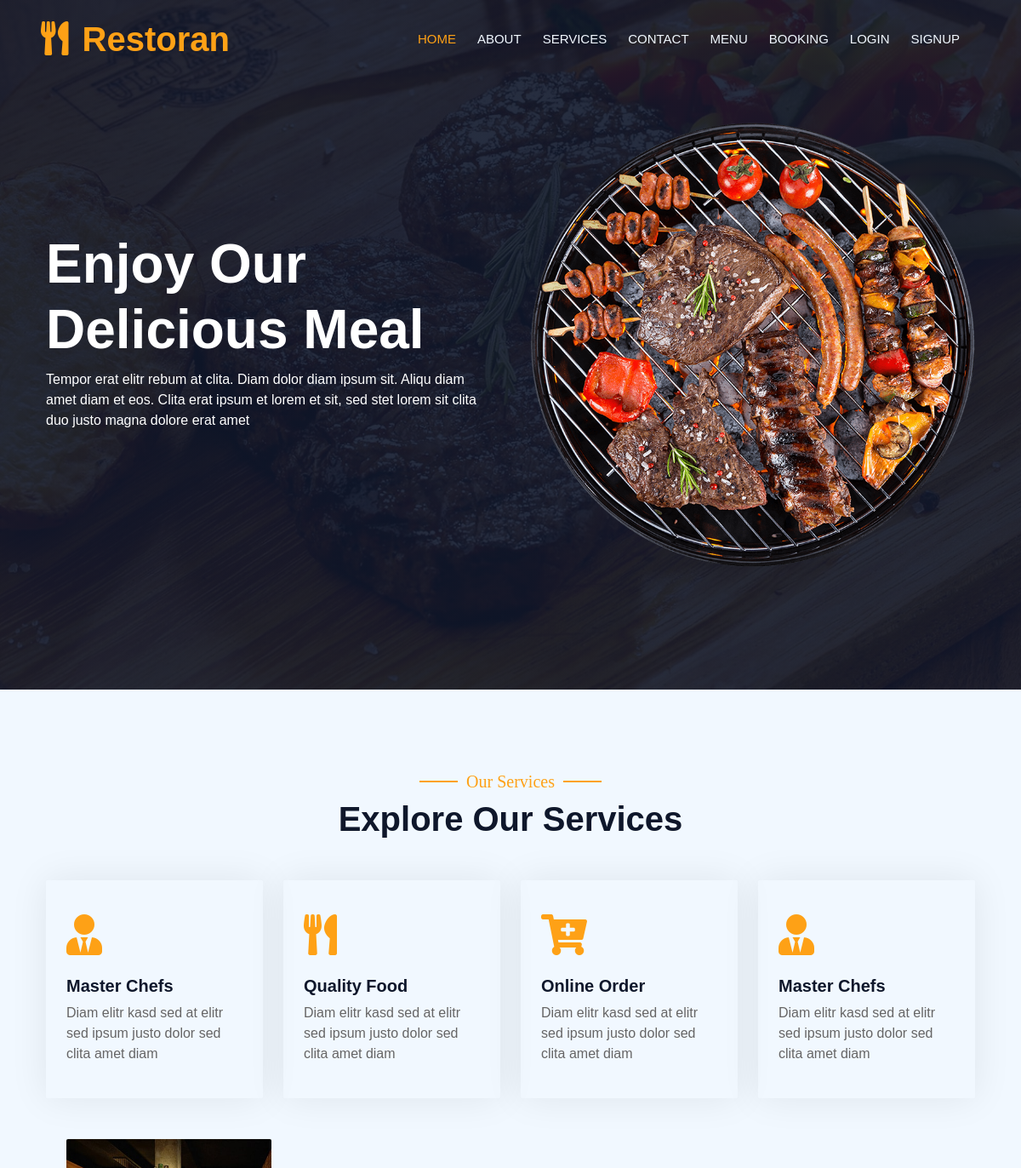
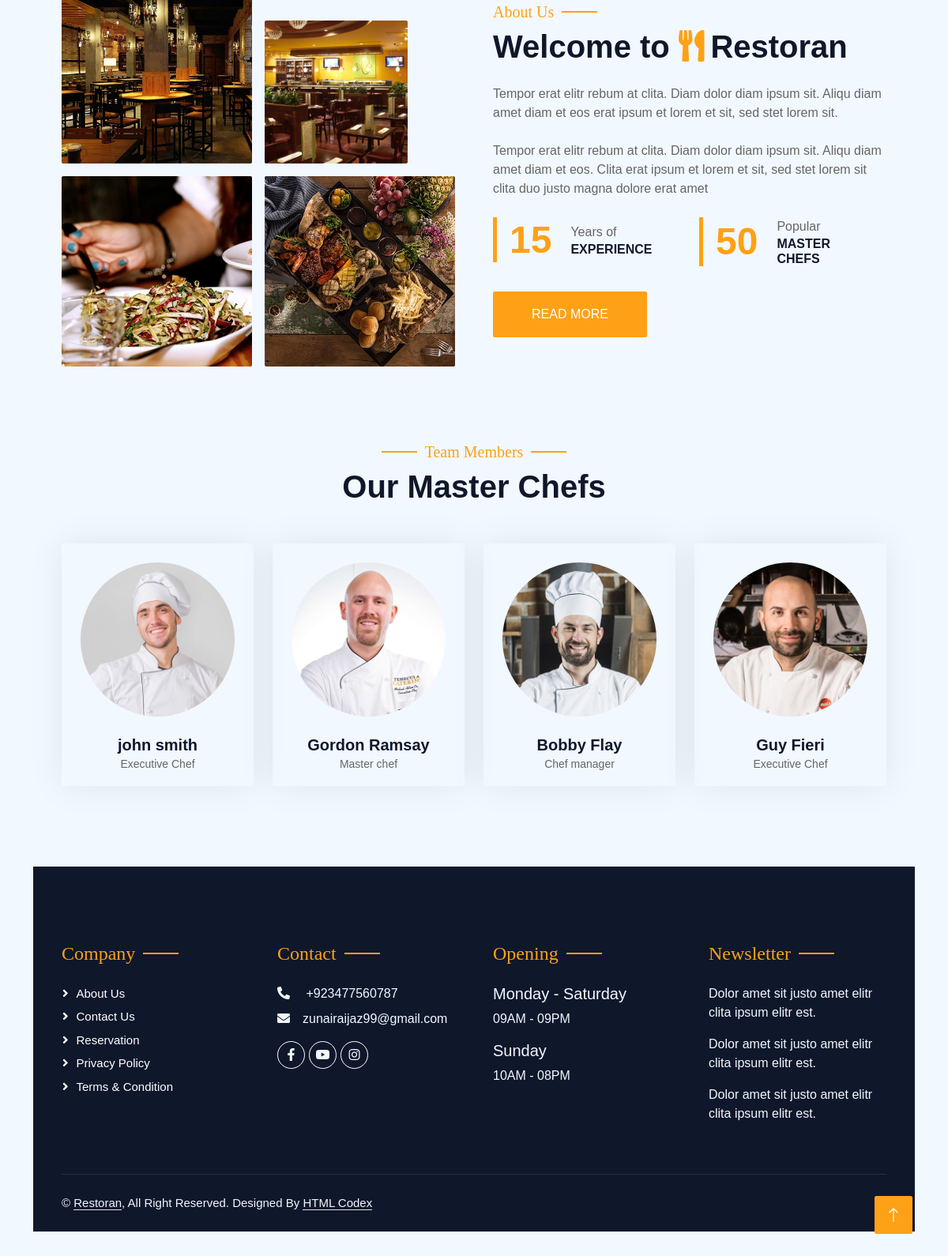
The page / on the database its author committed (2 pictures, top to bottom).
### home/models.py (models this page shows, shortened)
class Chef(models.Model):
    full_name = models.CharField(max_length=100)
    designation = models.CharField(max_length=100)
    image = models.ImageField(upload_to='chefs/')
    facebook_url = models.URLField(blank=True, null=True)
    twitter_url = models.URLField(blank=True, null=True)
    instagram_url = models.URLField(blank=True, null=True)

### home/views.py (the view)
# urls.py: path('', views.index, name='index'),  # Homepage view
def index(request):
    chefs = Chef.objects.all()
    return render(request, 'index.html', {'chefs': chefs})

### templates/index.html (shortened to what this page needs)
{% extends "base.html" %}
{% load static %}
{% block body %}
<main>
 <div class="container-xxl py-5 bg-dark hero-header mb-5">
                <div class="container my-5 py-5">
                    <div class="row align-items-center g-5">
                        <div class="col-lg-6 text-center text-lg-start">
                            <h1 class="display-3 text-white animated slideInLeft">Enjoy Our<br>Delicious Meal</h1>
                            <p class="text-white animated slideInLeft mb-4 pb-2">Tempor erat elitr rebum at clita. Diam dolor diam ipsum sit. Aliqu diam amet diam et eos. Clita erat ipsum et lorem et sit, sed stet lorem sit clita duo justo magna dolore erat amet</p>
                        </div>
                        <div class="col-lg-6 text-center text-lg-end overflow-hidden">
                            <img class="img-fluid" src="static/hero.png" alt="">
                        </div>
                    </div>
                </div>
            </div>
        </div>
        <div class="container-xxl py-5">
            <div class="container">
                <div class="text-center wow fadeInUp" data-wow-delay="0.1s">
                    <h5 class="section-title ff-secondary text-center text-primary fw-normal">Our Services</h5>
                    <h1 class="mb-5">Explore Our Services</h1>
                </div>
                <div class="row g-4">
                    <div class="col-lg-3 col-sm-6 wow fadeInUp" data-wow-delay="0.1s">
                        <div class="service-item rounded pt-3">
                            <div class="p-4">
                                <i class="fa fa-3x fa-user-tie text-primary mb-4"></i>
                                <h5>Master Chefs</h5>
                                <p>Diam elitr kasd sed at elitr sed ipsum justo dolor sed clita amet diam</p>
                            </div>
                        </div>
                    </div>
                    <div class="col-lg-3 col-sm-6 wow fadeInUp" data-wow-delay="0.3s">
                        <div class="service-item rounded pt-3">
                            <div class="p-4">
                                <i class="fa fa-3x fa-utensils text-primary mb-4"></i>
                                <h5>Quality Food</h5>
                                <p>Diam elitr kasd sed at elitr sed ipsum justo dolor sed clita amet diam</p>
                            </div>
                        </div>
                    </div>
                    <div class="col-lg-3 col-sm-6 wow fadeInUp" data-wow-delay="0.5s">
                        <div class="service-item rounded pt-3">
                            <div class="p-4">
                                <i class="fa fa-3x fa-cart-plus text-primary mb-4"></i>
                                <h5>Online Order</h5>
                                <p>Diam elitr kasd sed at elitr sed ipsum justo dolor sed clita amet diam</p>
                            </div>
                        </div>
                    </div>
                    <div class="col-lg-3 col-sm-6 wow fadeInUp" data-wow-delay="0.1s">
                        <div class="service-item rounded pt-3">
                            <div class="p-4">
                                <i class="fa fa-3x fa-user-tie text-primary mb-4"></i>
                                <h5>Master Chefs</h5>
                                <p>Diam elitr kasd sed at elitr sed ipsum justo dolor sed clita amet diam</p>
                            </div>
                        </div>
                    </div>
        <div class="container-xxl py-5">
            <div class="container">
                <div class="row g-5 align-items-center">
                    <div class="col-lg-6">
                        <div class="row g-3">
                            <div class="col-6 text-start">
                                <img class="img-fluid rounded w-100 wow zoomIn" data-wow-delay="0.1s" src="static/about-1.jpg" alt="">
                            </div>
                            <div class="col-6 text-start">
                                <img class="img-fluid rounded w-75 wow zoomIn" data-wow-delay="0.3s" src="static/about-2.jpg" alt="" style="margin-top: 25%;">
                            </div>
                           <div class="col-6 text-end">
                                <img class="img-fluid rounded w-100 wow zoomIn" data-wow-delay="0.7s"src="static/about-3.jpg" alt="">
                            </div>
                            <div class="col-6 text-end">
                                <img class="img-fluid rounded w-100 wow zoomIn" data-wow-delay="0.7s"src="static/about-4.jpg" alt="">
                            </div>
                        </div>
                    </div>
                    <div class="col-lg-6">
                        <h5 class="section-title ff-secondary text-start text-primary fw-normal">About Us</h5>
                        <h1 class="mb-4">Welcome to <i class="fa fa-utensils text-primary me-2"></i>Restoran</h1>
                        <p class="mb-4">Tempor erat elitr rebum at clita. Diam dolor diam ipsum sit. Aliqu diam amet diam et eos erat ipsum et lorem et sit, sed stet lorem sit.</p>
                        <p class="mb-4">Tempor erat elitr rebum at clita. Diam dolor diam ipsum sit. Aliqu diam amet diam et eos. Clita erat ipsum et lorem et sit, sed stet lorem sit clita duo justo magna dolore erat amet</p>
                        <div class="row g-4 mb-4">
                            <div class="col-sm-6">
                                <div class="d-flex align-items-center border-start border-5 border-primary px-3">
                                    <h1 class="flex-shrink-0 display-5 text-primary mb-0" data-toggle="counter-up">15</h1>
                                    <div class="ps-4">
                                        <p class="mb-0">Years of</p>
                                        <h6 class="text-uppercase mb-0">Experience</h6>
                                    </div>
                                </div>
                            </div>
                            <div class="col-sm-6">
                                <div class="d-flex align-items-center border-start border-5 border-primary px-3">
                                    <h1 class="flex-shrink-0 display-5 text-primary mb-0" data-toggle="counter-up">50</h1>
                                    <div class="ps-4">
                                        <p class="mb-0">Popular</p>
                                        <h6 class="text-uppercase mb-0">Master Chefs</h6>
                                    </div>
                                </div>
                            </div>
                        </div>
                        <a class="btn btn-primary py-3 px-5 mt-2" href="">Read More</a>
                    </div>
                </div>
            </div>
        </div>
<div class="container-xxl pt-5 pb-3">
    <div class="container">
        <div class="text-center wow fadeInUp" data-wow-delay="0.1s">
            <h5 class="section-title ff-secondary text-center text-primary fw-normal">Team Members</h5>
            <h1 class="mb-5">Our Master Chefs</h1>
        </div>
        <div class="row g-4">
            {% for chef in chefs %}
            <div class="col-lg-3 col-md-6 wow fadeInUp" data-wow-delay="{{ forloop.counter0|floatformat:1 }}s">
                <div class="team-item text-center rounded overflow-hidden">
                    <div class="rounded-circle overflow-hidden m-4">
                        <img class="img-fluid" src="{{ chef.image.url }}" alt="{{ chef.full_name }}">
                    </div>
                    <h5 class="mb-0">{{ chef.full_name }}</h5>
                    <small>{{ chef.designation }}</small>
                </div>
            </div>
            {% empty %}
            <p>No chefs available.</p>
            {% endfor %}
        </div>
    </div>
</div>
{% endblock %}

### templates/base.html (shortened to what this page needs)
{% load static %}
<!doctype html>
<html lang="eng">
  <head>
 <link href="https://cdn.jsdelivr.net/npm/bootstrap@5.3.0/dist/css/bootstrap.min.css" rel="stylesheet">
<link href="https://cdnjs.cloudflare.com/ajax/libs/font-awesome/5.10.0/css/all.min.css" rel="stylesheet">
<link href="https://cdn.jsdelivr.net/npm/bootstrap-icons@1.4.1/font/bootstrap-icons.css" rel="stylesheet">
<link rel="stylesheet" href="{% static 'css/bootstrap.min.css' %}" >
 <link rel="stylesheet" href="{% static 'css/style.css' %}">
{% load static %}
  </head>
  <body>
        <div class="container-xxl position-relative p-0">
            <nav class="navbar navbar-expand-lg navbar-dark bg-dark px-4 px-lg-5 py-3 py-lg-0">
                <a href="" class="navbar-brand p-0">
                    <h1 class="text-primary m-0"><i class="fa fa-utensils me-3"></i>Restoran</h1>
                </a>
                <div class="collapse navbar-collapse" id="navbarCollapse">
                    <div class="navbar-nav ms-auto py-0 pe-4">
                      <li class="nav-item">
               <a class="nav-link active" aria-current="page"  href="/">Home</a>
            </li>
                       <li class="nav-item">
              <a class="nav-link" href="/about">About</a>
            </li>
                   <li class="nav-item">
              <a class="nav-link" href="/services">Services</a>
            </li>
             <li class="nav-item">
              <a class="nav-link" href="/contact">Contact</a>
            </li>
                        <li class="nav-item">
              <a class="nav-link" href="/menu">Menu</a>
            </li>
                        <li class="nav-item">
              <a class="nav-link" href="/booking">Booking</a>
            </li>
        {% if user.is_authenticated %}
    <li class="nav-item">
        <a class="nav-link" href="/logout">Logout</a>
    </li>
    <li style="display: flex; align-items: center; margin-left: 20px; margin-top: 5px;">
        <div style="display: flex; flex-direction: column; align-items: center; margin-right: 15px;">
            {% if request.user.user_profile and request.user.user_profile.profile_picture %}
                <img src="{{ request.user.user_profile.profile_picture.url }}" alt="Profile Picture"
                     style="height: 30px; width: 30px; border-radius: 50%; object-fit: cover;">
            {% else %}
                <img src="/media/default.jpg" alt="Default Profile Picture"
                     style="height: 30px; width: 30px; border-radius: 50%; object-fit: cover;">
            {% endif %}
            <span style="color: white; font-size: 10px; margin-top: 3px;">Heyy, {{ user.username }}!</span>
        </div>
        <form method="post" enctype="multipart/form-data" action="{% url 'update_profile_picture' %}" style="display: flex; flex-direction: column;">
            {% csrf_token %}
            <input type="file" name="profile_picture" id="profile_picture"
                   style="font-size: 8px; padding: 2px 8px; width: 100px; margin-bottom: 3px;">
            <button type="submit" class="btn btn-primary"
                    style="font-size: 6px; padding: 1px; width: 50px; height: 13px; margin-left: 20px;">
                Upload
            </button>
        </form>
    </li>
{% else %}
    <li class="nav-item">
        <a class="nav-link" href="/login">Login</a>
    </li>
    <li class="nav-item">
        <a class="nav-link" href="/register">Signup</a>
    </li>
{% endif %}
</nav>
      {% block body %}{% endblock body %}
        <div class="container-fluid bg-dark text-light footer pt-5 mt-5 wow fadeIn" data-wow-delay="0.1s">
            <div class="container py-5">
                <div class="row g-5">
                    <div class="col-lg-3 col-md-6">
                        <h4 class="section-title ff-secondary text-start text-primary fw-normal mb-4">Company</h4>
                        <a class="btn btn-link" href="">About Us</a>
                        <a class="btn btn-link" href="">Contact Us</a>
                        <a class="btn btn-link" href="">Reservation</a>
                        <a class="btn btn-link" href="">Privacy Policy</a>
                        <a class="btn btn-link" href="">Terms & Condition</a>
                    </div>
                    <div class="col-lg-3 col-md-6">
                        <h4 class="section-title ff-secondary text-start text-primary fw-normal mb-4">Contact</h4>
                     <p class="mb-2">
  <i class="fa fa-phone-alt me-3"></i>
  <a href="https://wa.me/923477560787" target="_blank" style="color: inherit; text-decoration: none;">
    +923477560787
  </a>
</p>
                        <p class="mb-2"><i class="fa fa-envelope me-3"></i>zunairaijaz99@gmail.com</p>
                        <div class="d-flex pt-2">
                            <a class="btn btn-outline-light btn-social" href="https://web.facebook.com/"><i class="fab fa-facebook-f"></i></a>
                            <a class="btn btn-outline-light btn-social" href="https://youtube.com/@zoyaijaz-x5h?si=_ztBGo02Rzm1wqsN"><i class="fab fa-youtube"></i></a>
                            <a class="btn btn-outline-light btn-social" href="https://www.instagram.com/huzaifa_ch22?igsh=MXhlZmJtaHRmb3dqZg="><i class="fab fa-instagram"></i></a>
                        </div>
                    </div>
                    <div class="col-lg-3 col-md-6">
                        <h4 class="section-title ff-secondary text-start text-primary fw-normal mb-4">Opening</h4>
                        <h5 class="text-light fw-normal">Monday - Saturday</h5>
                        <p>09AM - 09PM</p>
                        <h5 class="text-light fw-normal">Sunday</h5>
                        <p>10AM - 08PM</p>
                    </div>
                    <div class="col-lg-3 col-md-6">
                        <h4 class="section-title ff-secondary text-start text-primary fw-normal mb-4">Newsletter</h4>
                        <p>Dolor amet sit justo amet elitr clita ipsum elitr est.</p>
                             <p>Dolor amet sit justo amet elitr clita ipsum elitr est.</p>
                                  <p>Dolor amet sit justo amet elitr clita ipsum elitr est.</p>
                    </div>
                </div>
            </div>
            <div class="container">
                <div class="copyright">
                    <div class="row">
                        <div class="col-md-6 text-center text-md-start mb-3 mb-md-0">
                            &copy; <a class="border-bottom" href="#">Restoran</a>, All Right Reserved.
							Designed By <a class="border-bottom" href="https://htmlcodex.com">HTML Codex</a>
                        </div>
                        <div class="col-md-6 text-center text-md-end">
                        </div>
                    </div>
                </div>
            </div>
        </div>
        <a href="#" class="btn btn-lg btn-primary btn-lg-square back-to-top"><i class="bi bi-arrow-up"></i></a>
    </div>
  </body>
</html>

### rows shown on the page
Chef: image (picture), full_name "john smith", designation "Executive Chef"
Chef: image (picture), full_name "Gordon Ramsay", designation "Master chef"
Chef: image (picture), full_name "Bobby Flay", designation "Chef manager"
Chef: image (picture), full_name "Guy Fieri", designation "Executive Chef"
